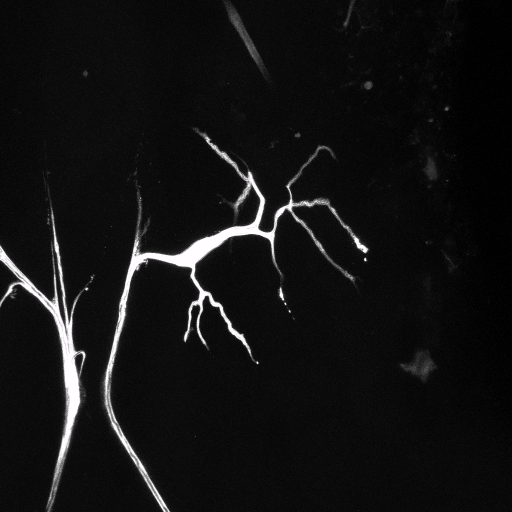
#> input picture images/insect6.tif, 1024 x 1024 px (shown at 1/2 size)
$ python binarize_tracheole.py ../images/insect6.tif   (older library calls are emulated)
#> lines starting #> are read from the running program, lines starting #| are printed output that depends on the picture; after the words box and inside, x2 and y2 are one past the last pixel; in counts of white or black regions, pixels touching at a corner belong together
### net/net_helpers.py
'''
    Copyright (C) 2015  Jana Lasser Max Planck Institute for Dynamics and
    Self Organization Goettingen

    This program is free software: you can redistribute it and/or modify
    it under the terms of the GNU General Public License as published by
    the Free Software Foundation, either version 3 of the License, or
    (at your option) any later version.

    This program is distributed in the hope that it will be useful,
    but WITHOUT ANY WARRANTY; without even the implied warranty of
    MERCHANTABILITY or FITNESS FOR A PARTICULAR PURPOSE.  See the
    GNU General Public License for more details.

    You should have received a copy of the GNU General Public License
    along with this program.  If not, see <http://www.gnu.org/licenses/>.

    If you find any bugs or have any suggestions, please contact me at
    jana.lasser@ds.mpg.de
'''
#path handling
from os.path import join
import os
import sys

print sys.argv[0]
path = os.path.abspath(os.path.join(os.path.dirname(__file__), '../net'))
if not path in sys.path:
    sys.path.insert(1, path)
del path


#standard imports
from os.path import join
import time
import math

#depenencies
import numpy as np
import scipy
import networkx as nx
#import matplotlib
#matplotlib.use('qt4agg')
import matplotlib.pyplot as plt
from PIL import Image
import cv2

#custom classes and functions from the cythonized helper library
from C_net_functions import CbuildTriangles, CbruteforcePruning
from C_net_functions import CcreateTriangleAdjacencyMatrix, Cpoint

#global switches
edgesize = 0.5
plt.ioff()                                                                     #turn off matplotlib interactive mode, we safe everything we plot anyways

#functions used in the vectorize.py script
# [20 lines left out: function getImage, not called in this run]

def RGBtoGray(image):
    '''
    Helper for converting an image to grayscale and converting it to
    a numpy array filled with floats.

    Parameters
    ----------
        image_path: string
            path to the file containing the image

    Returns
    -------
        image: ndarray
            array containing the image data read from the file

    '''
    if (image.ndim == 2): return image
    else:
        image = image.astype(np.float32).sum(axis=2);image/=3.0
        return image

# [201 lines left out: functions getContours, flattenContours, thresholdContours, roundTripConnect, getInteriorPoint, not called in this run]


def createTriangleAdjacencyMatrix(all_triangles):
    return CcreateTriangleAdjacencyMatrix(list(all_triangles))

# [7 lines left out: function buildTriangles, not called in this run]

def bruteforcePruning(triangles,order,verbose):
    return CbruteforcePruning(np.asarray(triangles),order,verbose)

# [403 lines left out: functions cvDistanceMap, createGraph, removeRedundantNodes, drawGraphTriangulation, _drawGraph, drawAndSafe and 3 more, not called in this run]


### binarize/binarize_tracheole.py
# -*- coding: utf-8 -*-
"""
Created on Fri Jun  5 17:23:23 2015

@author: jana
"""

'''
    Copyright (C) 2015  Jana Lasser Max Planck Institute for Dynamics and
    Self Organization Goettingen

    This program is free software: you can redistribute it and/or modify
    it under the terms of the GNU General Public License as published by
    the Free Software Foundation, either version 3 of the License, or
    (at your option) any later version.

    This program is distributed in the hope that it will be useful,
    but WITHOUT ANY WARRANTY; without even the implied warranty of
    MERCHANTABILITY or FITNESS FOR A PARTICULAR PURPOSE.  See the
    GNU General Public License for more details.

    You should have received a copy of the GNU General Public License
    along with this program.  If not, see <http://www.gnu.org/licenses/>.

    If you find any bugs or have any suggestions, please contact me at
    jana.lasser@ds.mpg.de
'''

from os.path import join
import os
import sys

path = os.path.abspath(os.path.join(os.path.dirname(__file__), '../net'))
if not path in sys.path:
    sys.path.insert(1, path)
del path

import cv2
from cv2 import imread, adaptiveThreshold, blur
from skimage.morphology import disk, remove_small_objects, \
    remove_small_holes, binary_opening, binary_closing

import numpy as np
from scipy.misc import imsave
from net_helpers import RGBtoGray
import argparse
from ntpath import basename

'''
Argument handling:
------------------

Required: source
        The program will load the image specified in "source".
        The image needs to be an 8-bit image.

Optional: destination -dest
        The script will save all results in "destination" if it is specified.
        Otherwise results are saved at the destination of the source image.

Optional: block_size -t
        Block size for OpenCv's adaptive thresholding method. We use the
        gaussian method for the adaptive thresholding. Therefore the threhold
        value T(x,y) is a weighted sum (cross correlation with a Gaussian window)
        of the block_size x block_size neighborhood of (x,y) minus a constant
        modifier C. The standard deviation for the gaussian window is computed
        baded on the block_size as 0.3*((block_size-1)*0.5 - 1) + 0.8.
        Defaults to 51 pixels.

Optional: minimum_feature_size -s
        If minimum_feature_size in pixels is specified, features with a size of
        up to minimum_feature_size will be removed from the binary image
        previous to processing. This serves to a) reduce the number of contours
        which will be processed and not needed in the end and b) helps the
        triangulation algorithm to not get confused when there are islands
        within holes.
        Defaults to 3000 pixels.

Optional: image_improvement -i
        If image_improvement is enabled, the binary image will be smoothed
        using binary opening and closing operations. The kernel size of said
        operations can be controlled by passing an integer along with the
        image_improvement option. The right kernel size is highly dependant on
        the resolution of the image. As a rule of thumb choose a kernel size
        below the width of the smallest feature in the image (in pixels).
        Defaults to 3 pixels.
'''


#argument handling
parser = argparse.ArgumentParser(description='Binarize: a script that ' +\
    'performs some basic image enhancement operations to sharpen contours'\
    + ' and increase contrast as well as thresholding to create a binary image.' \
    + '\nCopyright (C) 2015 Jana Lasser')

parser.add_argument('source',type=str,help='Complete path to the image')

parser.add_argument('-dest', type=str, help='Complete path to the folder '\
                + 'results will be saved to if different than source folder')

parser.add_argument('-g','--gaussian_blur', type=int, \
                help='Kernel size for the Gaussian blur.', default=3)

parser.add_argument('-t','--block_size', type=int, \
                help='Block size for the adaptive thresholding.', default=51)

parser.add_argument('-m','--minimum_feature_size', type=int, \
                help='Minimum size (pixels) up to which features will be ' + \
                'discarded.', default = 3000)

parser.add_argument('-s','--smoothing',type=int,\
                    help='Sets kernel size of the binary opening and closing'+\
                    ' operators.', default=3)

args = parser.parse_args()
image_source = args.source
dest = args.dest
block_size = args.block_size
minimum_feature_size = args.minimum_feature_size                               #features smaller than minimum_feature_size will be discarded.
smoothing = args.smoothing                                                     #enables smoothing via binary opening and closing on and off
gaussian_blur = args.gaussian_blur

image_name,ending = basename(image_source).split('.')
if dest == None:
    dest = image_source.split(image_name + '.' + ending )[0]

#load the image
image = imread(image_source)
#> image is the input picture: shape (1024, 1024, 3); mean B, G, R 18, 17.9, 18
image = RGBtoGray(image)
image = image.astype(np.uint8)

#blur image to get rid of most of the noise
if gaussian_blur > 0:
    blur_kernel = (gaussian_blur,gaussian_blur)
    image = blur(image, blur_kernel)

#threshold image
background_mask = np.where(image < 20, 0, 1)
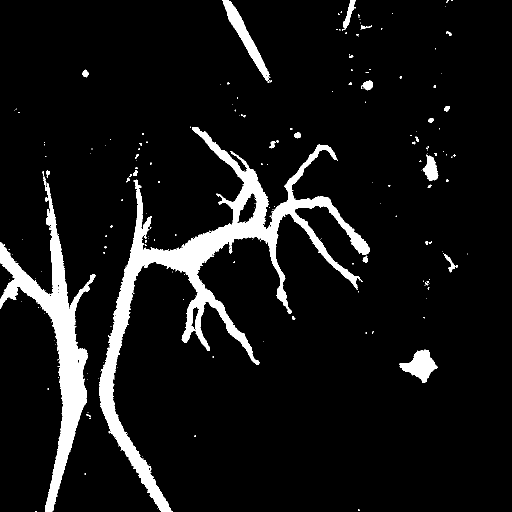
#> background_mask: shape (1024, 1024) int64 (shown at 1/2 size); values 0 (black) and 1 (white), 8% white; 249 white regions (217 under 20 px), largest, box (x1, y1, x2, y2) and area: (198, 254, 740, 1024) 48882, (0, 353, 191, 1024) 24781, (444, 0, 541, 162) 3143
image = adaptiveThreshold(image,255,cv2.ADAPTIVE_THRESH_GAUSSIAN_C,\
        cv2.THRESH_BINARY,block_size,2)
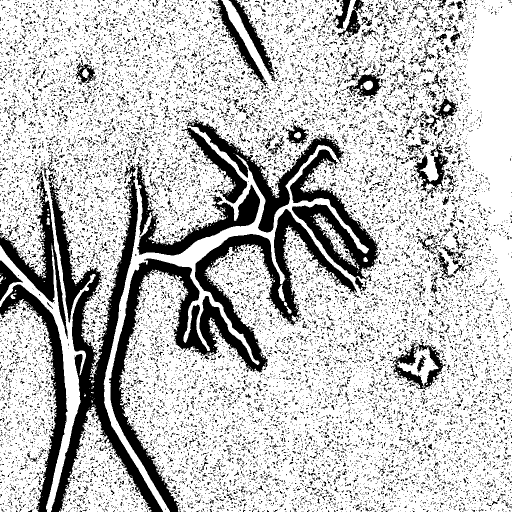
#> image: shape (1024, 1024) (shown at 1/2 size); 75.7% white; 19255 black regions (18356 under 20 px), largest, box (x1, y1, x2, y2) and area: (218, 418, 714, 1024) 42008, (97, 329, 326, 1024) 31125, (580, 299, 760, 584) 14407
image = np.where(background_mask == 0, 0, image)
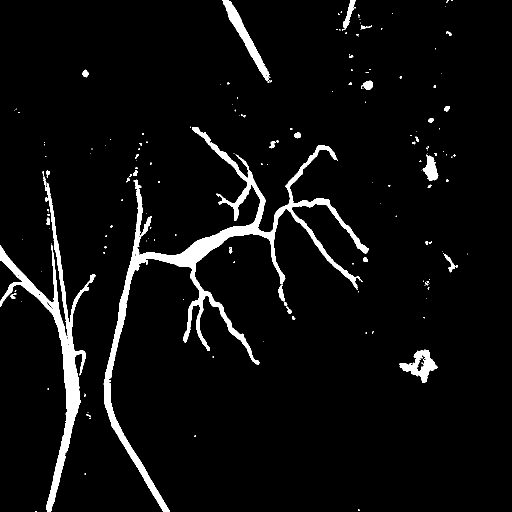
#> image: shape (1024, 1024) (shown at 1/2 size); 4.9% white; 182 white regions (146 under 20 px), largest, box (x1, y1, x2, y2) and area: (207, 254, 738, 1024) 27985, (0, 353, 191, 1024) 14140, (444, 0, 541, 162) 2782

#remove disconnected objects
image = remove_small_objects(image.astype(bool),\
    min_size=minimum_feature_size,connectivity=1)
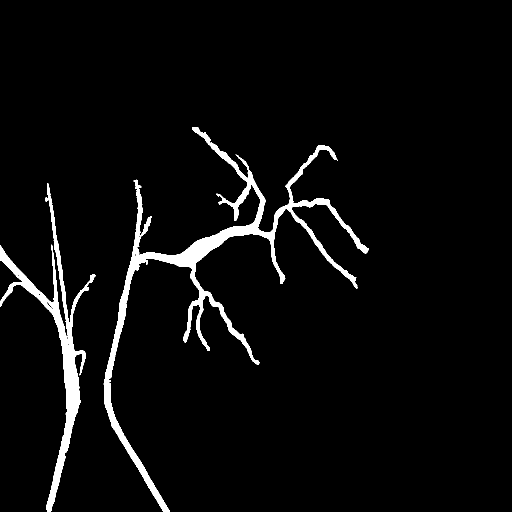
#> image: shape (1024, 1024) bool (shown at 1/2 size); 4% white; 2 white regions, box (x1, y1, x2, y2) and area: (207, 254, 738, 1024) 27952, (0, 366, 191, 1024) 14048

#smoothe with binary opening and closing
if smoothing:                                                                  #standard binary image noise-removal with opening followed by closing
    image = binary_opening(image,disk(smoothing))                              #maybe remove this processing step if depicted structures are really tiny
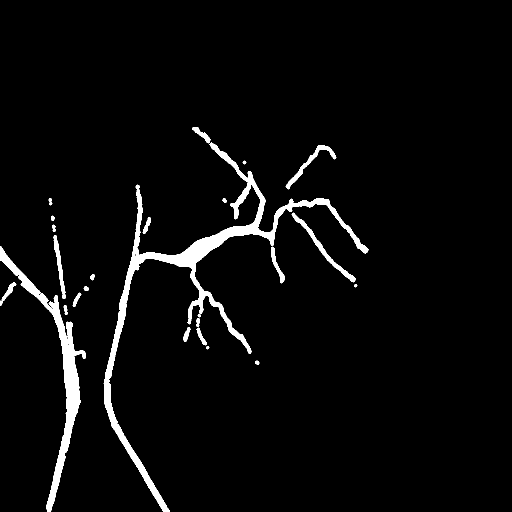
#> image: shape (1024, 1024) bool (shown at 1/2 size); 3.7% white; 26 white regions, largest, box (x1, y1, x2, y2) and area: (207, 285, 737, 1024) 22188, (0, 492, 172, 1024) 10464, (583, 425, 711, 565) 1516
    image = binary_closing(image,disk(smoothing))
#> image: shape (1024, 1024) bool; 3.8% white; 16 white regions, largest, box (x1, y1, x2, y2) and area: (207, 254, 737, 1024) 25528, (0, 492, 172, 1024) 10680, (571, 290, 673, 379) 1152

#remove disconnected objects and fill in holes
image = remove_small_objects(image.astype(bool),\
    min_size=minimum_feature_size,connectivity=1)
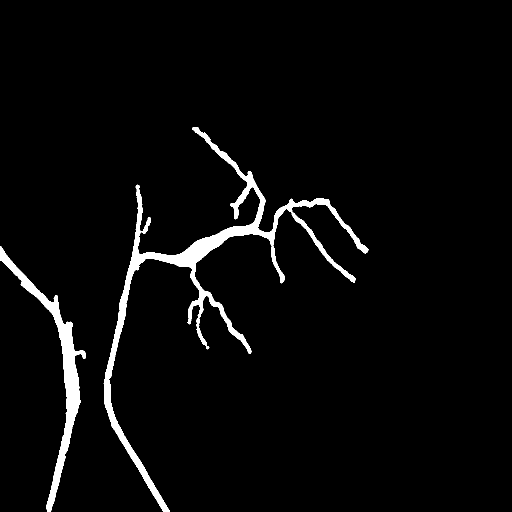
#> image: shape (1024, 1024) bool (shown at 1/2 size); 3.5% white; 2 white regions, box (x1, y1, x2, y2) and area: (207, 254, 737, 1024) 25496, (0, 492, 172, 1024) 10680
#> (the run stopped early here; a loop or call above may not have finished)

$ run again, on images/right_kernel.png
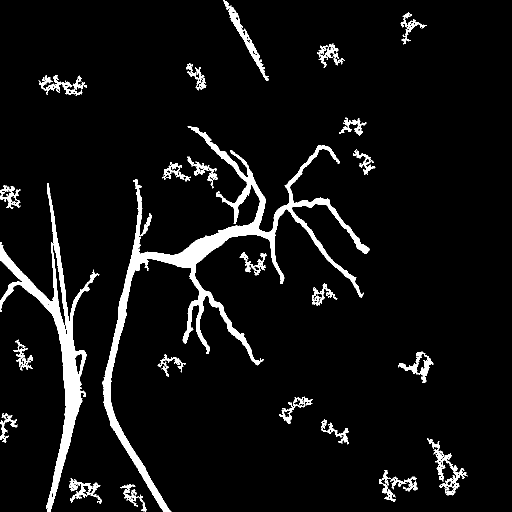
#> input picture images/right_kernel.png, 1024 x 1024 px (shown at 1/2 size)
#> image is the input picture: shape (1024, 1024, 3); 6.1% white; 26 white regions, largest, box (x1, y1, x2, y2) and area: (204, 252, 739, 1024) 30532, (0, 366, 199, 1024) 15872, (446, 0, 538, 162) 1741
#> background_mask: shape (1024, 1024) int64; values 0 (black) and 1 (white), 8.5% white; 24 white regions, largest, box (x1, y1, x2, y2) and area: (203, 251, 740, 1024) 37992, (0, 365, 200, 1024) 19097, (853, 876, 936, 992) 3067
#> `image = adaptiveThreshold(image,255,cv2.ADAPTIVE_THRESH_GAUSSIAN_C,\ c..`:
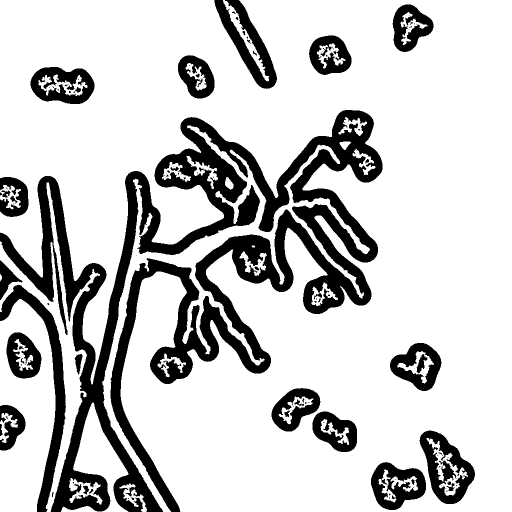
#> image: shape (1024, 1024) (shown at 1/2 size); 78.1% white; 121 black regions (76 under 20 px), largest, box (x1, y1, x2, y2) and area: (0, 220, 765, 1024) 153742, (0, 570, 132, 1024) 10767, (429, 0, 554, 178) 7509
#> `image = remove_small_objects(image.astype(bool),\ min_size=minimum_fea..`:
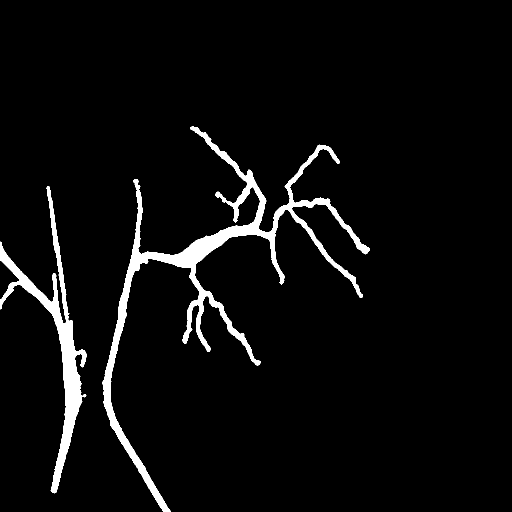
#> image: shape (1024, 1024) bool (shown at 1/2 size); 4.4% white; 2 white regions, box (x1, y1, x2, y2) and area: (204, 253, 740, 1024) 31479, (0, 372, 174, 987) 14766

$ run again, on images/too_large_kernel.png
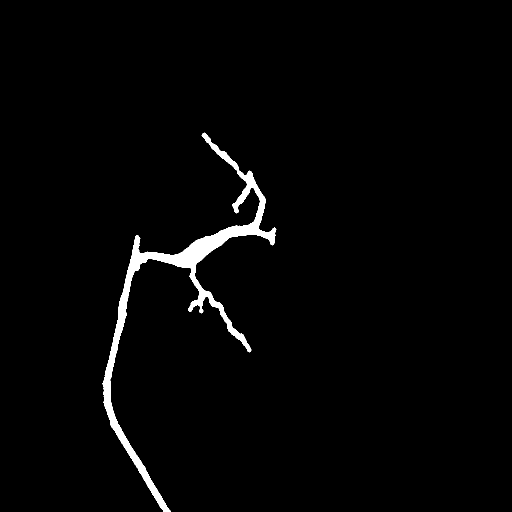
#> input picture images/too_large_kernel.png, 1024 x 1024 px (shown at 1/2 size)
#> image is the input picture: shape (1024, 1024, 3); 2% white; 1 white region, box (x1, y1, x2, y2) and area: (205, 265, 553, 1024) 20768
#> `background_mask = np.where(image < 20, 0, 1)`:
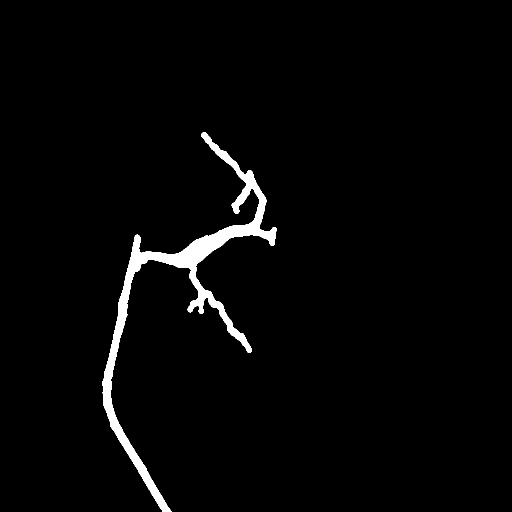
#> background_mask: shape (1024, 1024) int64 (shown at 1/2 size); values 0 (black) and 1 (white), 2.3% white; 1 white region, box (x1, y1, x2, y2) and area: (204, 264, 554, 1024) 24641
#> `image = adaptiveThreshold(image,255,cv2.ADAPTIVE_THRESH_GAUSSIAN_C,\ c..`:
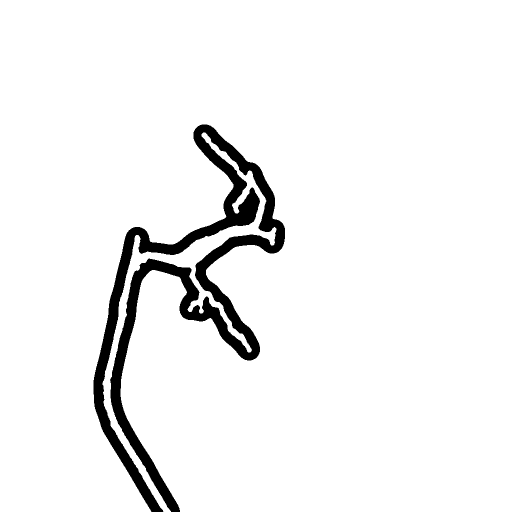
#> image: shape (1024, 1024) (shown at 1/2 size); 94.7% white; 1 black region, box (x1, y1, x2, y2) and area: (187, 249, 570, 1024) 55548
